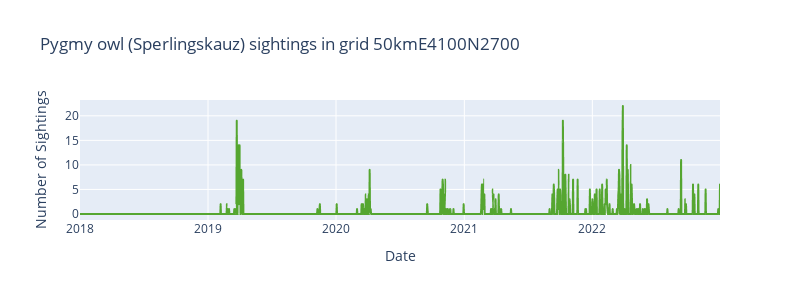

The notebook cell this image was saved under:
### Markdown cell above
# 
<p style="background-color:#4A3228;color:white;font-size:240%;border-radius:10px 10px 10px 10px;"> &nbsp; 3️⃣ Visualization </p>

For demonstration purposes, the time series spanning from January 1, 2018, to December 31, 2022 is plotted for the Eurasian Pygmy Owl in grid 50kmE4100N2700, which is a grid around Basel, CH.

### Code cell
pygmy_owl = all_combinations[(all_combinations['eea_grid_id'] == '50kmE4100N2700') & (all_combinations['name_species'] == 'Sperlingskauz')]
plot_time_series(data=pygmy_owl, title='Pygmy owl (Sperlingskauz) sightings in grid 50kmE4100N2700')

### Figure 1 — Plotly figure (JSON) as saved in the notebook; plotly's stock layout.template omitted (floating-point values rounded to 4 significant figures; data arrays with more than 128 entries replaced by an {"elided": "..."} marker saying what was removed)
{"data": [{"hovertemplate": "date=%{x}<br>n_sightings=%{y}<extra></extra>", "legendgroup": "", "line": {"color": "#55a630", "dash": "solid"}, "marker": {"symbol": "circle"}, "mode": "lines", "name": "", "showlegend": false, "type": "scattergl", "x": {"elided": "1826 str values"}, "xaxis": "x", "y": {"elided": "1826 int values"}, "yaxis": "y"}], "layout": {"height": 300, "legend": {"tracegroupgap": 0}, "title": {"text": "Pygmy owl (Sperlingskauz) sightings in grid 50kmE4100N2700"}, "width": 800, "xaxis": {"anchor": "y", "domain": [0, 1], "title": {"text": "Date"}}, "yaxis": {"anchor": "x", "domain": [0, 1], "title": {"text": "Number of Sightings"}}}}
